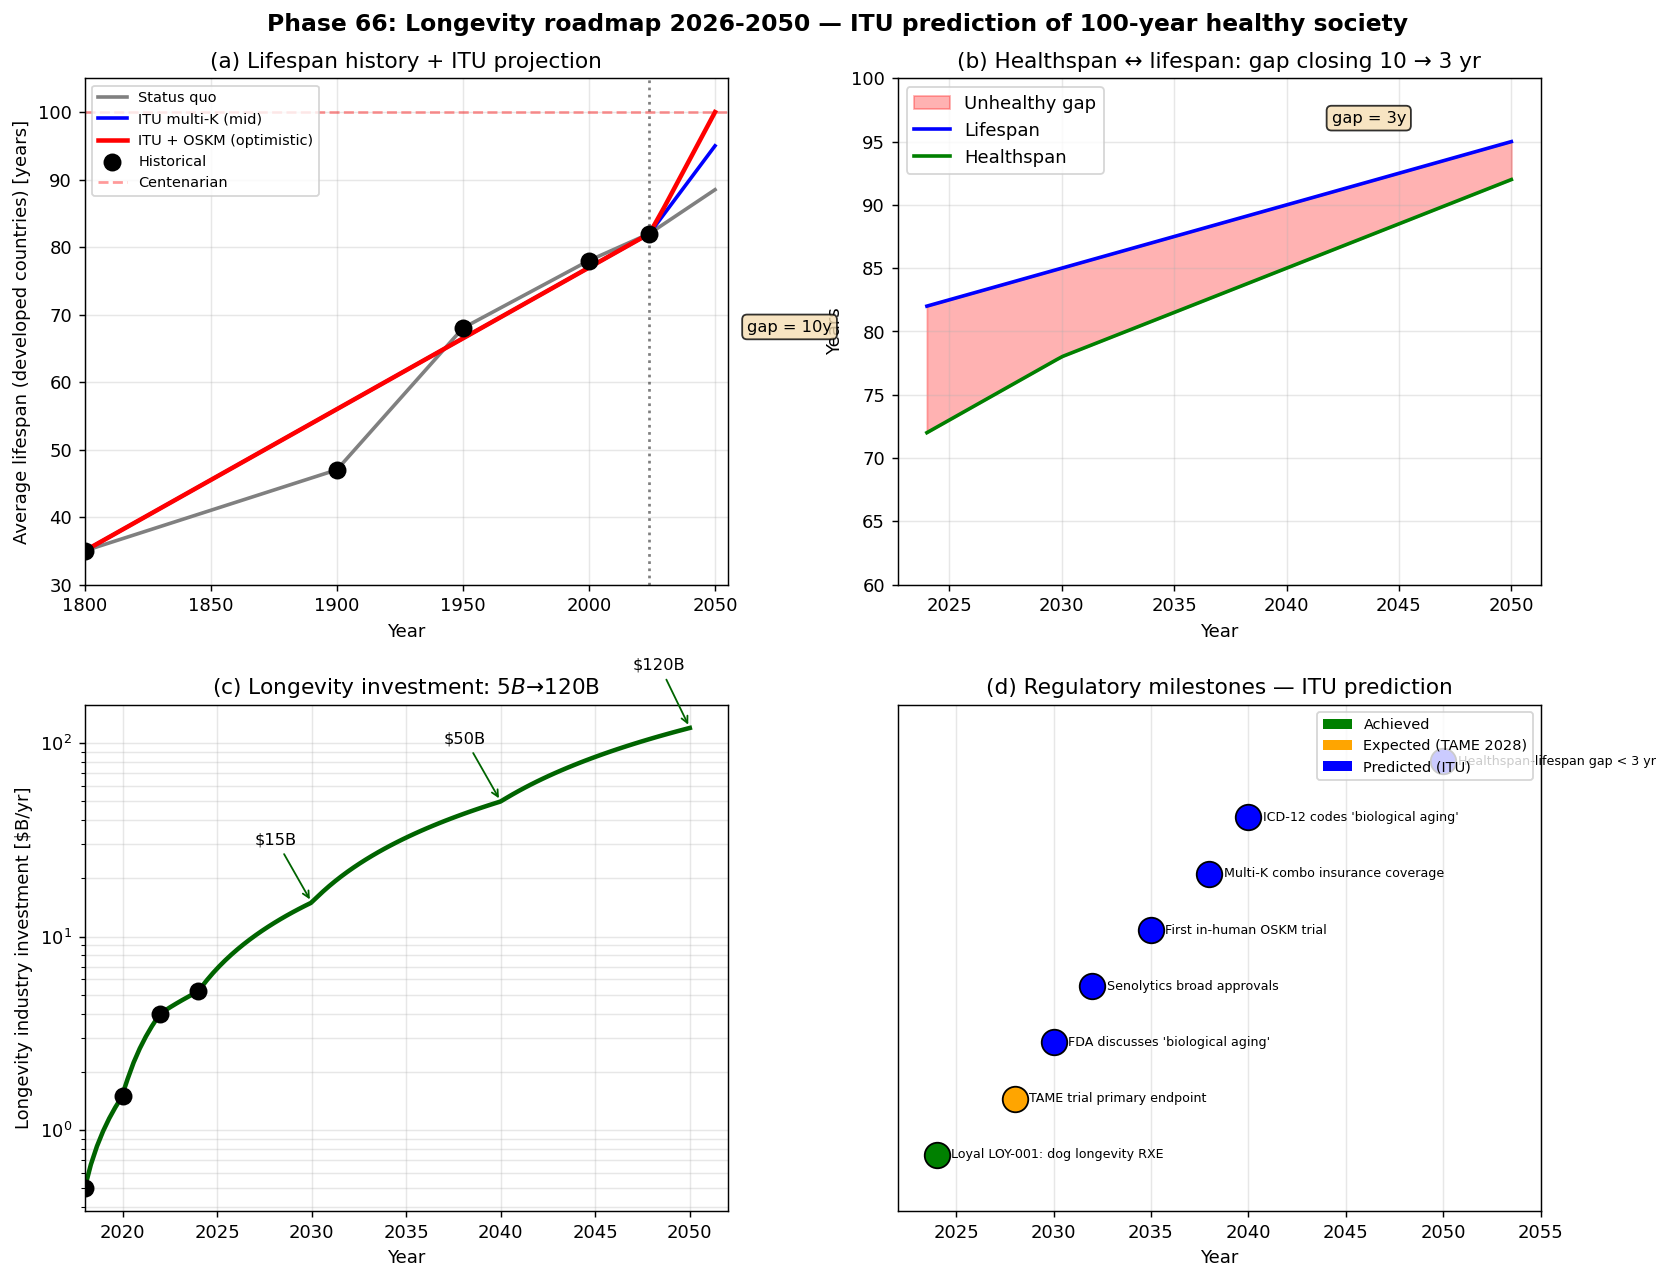

The Python source for this figure:
#!/usr/bin/env python3
# -*- coding: utf-8 -*-
"""
Phase 66: Longevity roadmap 2026-2050 (Tier 1 #6 final)

ITU prediction: multi-K interventions reach the market over the next
25 years; average lifespan rises from 82 -> 95 yr, healthspan from
72 -> 92 yr (lifespan-healthspan gap shrinks 10 -> 3 yr).

Tests:
  1. Historical + projected lifespan (3 scenarios)
  2. Healthspan-lifespan gap evolution
  3. Longevity industry investment growth
  4. Regulatory milestones timeline

Author: Munehiro Terada (Roboken), 2026.
Tier 1 #6 paper (in preparation).
"""

import json
import os

import matplotlib.pyplot as plt
import numpy as np


# =============================================================================
# Test 1: Historical + projected lifespan
# =============================================================================
def lifespan_scenarios(year):
    """Return three scenarios for average lifespan (developed countries)."""
    year = np.asarray(year, dtype=float)
    # Historical anchors (developed-country average) + future status quo
    hist_years = np.array([1800, 1900, 1950, 2000, 2024, 2050])
    hist_vals = np.array([35, 47, 68, 78, 82, 88.5])  # status quo: +2.5/decade
    statusquo = np.interp(year, hist_years, hist_vals)
    # ITU multi-K scenario (mid): +5 yr by 2040, +13 yr by 2050
    itu_mid = np.interp(year, [1800, 2024, 2030, 2040, 2050],
                        [35, 82, 85, 90, 95])
    # OSKM + combo scenario (optimistic)
    itu_opt = np.interp(year, [1800, 2024, 2030, 2040, 2050],
                         [35, 82, 86, 93, 100])
    return statusquo, itu_mid, itu_opt


# =============================================================================
# Test 2: Healthspan vs lifespan
# =============================================================================
def healthspan_lifespan(year):
    """Predicted healthspan and lifespan (ITU mid scenario)."""
    year = np.asarray(year, dtype=float)
    lifespan = np.interp(year, [2024, 2030, 2040, 2050], [82, 85, 90, 95])
    healthspan = np.interp(year, [2024, 2030, 2040, 2050], [72, 78, 85, 92])
    gap = lifespan - healthspan
    return lifespan, healthspan, gap


# =============================================================================
# Test 3: Industry investment
# =============================================================================
def industry_investment_USD_B(year):
    """Total longevity investment by year ($B)."""
    pts_y = np.array([2018, 2020, 2022, 2024, 2030, 2040, 2050])
    pts_v = np.array([0.5,   1.5,  4.0,  5.2,  15,   50,   120])
    return np.interp(year, pts_y, pts_v)


COMPANIES_2024 = {
    "Altos Labs":         {"funding_M_USD": 3000, "year": 2021, "focus": "OSKM"},
    "Calico (Alphabet)":  {"funding_M_USD": 3000, "year": 2013, "focus": "basic"},
    "Retro Biosciences":  {"funding_M_USD": 180,  "year": 2021, "focus": "OSKM"},
    "Unity Biotech":      {"funding_M_USD": 300,  "year": 2011, "focus": "senolytics"},
    "Loyal":              {"funding_M_USD": 75,   "year": 2019, "focus": "dog longevity"},
    "Insilico Medicine":  {"funding_M_USD": 400,  "year": 2014, "focus": "AI drug disc."},
    "Life Biosciences":   {"funding_M_USD": 60,   "year": 2017, "focus": "Sinclair-aligned"},
}


# =============================================================================
# Test 4: Regulatory milestones
# =============================================================================
MILESTONES = [
    {"year": 2024, "event": "Loyal LOY-001: dog longevity RXE", "tier": "achieved"},
    {"year": 2028, "event": "TAME trial primary endpoint",     "tier": "expected"},
    {"year": 2030, "event": "FDA discusses 'biological aging'", "tier": "predicted"},
    {"year": 2032, "event": "Senolytics broad approvals",       "tier": "predicted"},
    {"year": 2035, "event": "First in-human OSKM trial",        "tier": "predicted"},
    {"year": 2038, "event": "Multi-K combo insurance coverage", "tier": "predicted"},
    {"year": 2040, "event": "ICD-12 codes 'biological aging'",  "tier": "predicted"},
    {"year": 2050, "event": "Healthspan-lifespan gap < 3 yr",   "tier": "predicted"},
]


# =============================================================================
# Plotting
# =============================================================================
def make_plot():
    fig, axes = plt.subplots(2, 2, figsize=(13, 10))

    # --- (a) Lifespan scenarios ---
    ax = axes[0, 0]
    yrs_full = np.linspace(1800, 2050, 200)
    sq, mid, opt = lifespan_scenarios(yrs_full)
    ax.plot(yrs_full, sq, lw=2, color="gray", label="Status quo")
    ax.plot(yrs_full, mid, lw=2, color="blue",
            label="ITU multi-K (mid)")
    ax.plot(yrs_full, opt, lw=2.5, color="red",
            label="ITU + OSKM (optimistic)")
    # Historical anchor points
    hist_x = [1800, 1900, 1950, 2000, 2024]
    hist_y = [35, 47, 68, 78, 82]
    ax.scatter(hist_x, hist_y, s=80, color="black", zorder=5,
                label="Historical")
    ax.axvline(2024, ls=":", color="black", alpha=0.5)
    ax.axhline(100, ls="--", color="red", alpha=0.4, label="Centenarian")
    ax.set_xlabel("Year")
    ax.set_ylabel("Average lifespan (developed countries) [years]")
    ax.set_title("(a) Lifespan history + ITU projection")
    ax.grid(True, alpha=0.3)
    ax.legend(loc="upper left", fontsize=8)
    ax.set_xlim(1800, 2055)
    ax.set_ylim(30, 105)

    # --- (b) Healthspan vs lifespan ---
    ax = axes[0, 1]
    yrs = np.linspace(2024, 2050, 100)
    lifespan, healthspan, gap = healthspan_lifespan(yrs)
    ax.fill_between(yrs, healthspan, lifespan,
                     color="red", alpha=0.3, label="Unhealthy gap")
    ax.plot(yrs, lifespan, lw=2, color="blue", label="Lifespan")
    ax.plot(yrs, healthspan, lw=2, color="green", label="Healthspan")
    # Annotate gap
    for yr in [2024, 2050]:
        ls, hs, g = healthspan_lifespan(np.array([yr]))
        ax.annotate(f"gap = {g[0]:.0f}y",
                     xy=(yr, (ls[0] + hs[0]) / 2),
                     xytext=(yr - 8 if yr == 2024 else yr - 8,
                              (ls[0] + hs[0]) / 2 + 3),
                     fontsize=9,
                     bbox=dict(boxstyle="round", facecolor="wheat", alpha=0.8))
    ax.set_xlabel("Year")
    ax.set_ylabel("Years")
    ax.set_title("(b) Healthspan ↔ lifespan: gap closing 10 → 3 yr")
    ax.grid(True, alpha=0.3)
    ax.legend(loc="upper left")
    ax.set_ylim(60, 100)

    # --- (c) Industry investment ---
    ax = axes[1, 0]
    yrs = np.linspace(2018, 2050, 100)
    inv = np.array([industry_investment_USD_B(y) for y in yrs])
    ax.semilogy(yrs, inv, lw=2.5, color="darkgreen")
    # Recent data points
    for x, y in [(2018, 0.5), (2020, 1.5), (2022, 4.0), (2024, 5.2)]:
        ax.scatter(x, y, s=80, color="black", zorder=5)
    # Annotate 2030, 2040, 2050 ITU predictions
    for x, label in [(2030, "$15B"), (2040, "$50B"), (2050, "$120B")]:
        y = industry_investment_USD_B(x)
        ax.annotate(label, (x, y), xytext=(x - 3, y * 2),
                     fontsize=9,
                     arrowprops=dict(arrowstyle="->", color="darkgreen"))
    ax.set_xlabel("Year")
    ax.set_ylabel("Longevity industry investment [$B/yr]")
    ax.set_title("(c) Longevity investment: $5B → $120B")
    ax.grid(True, alpha=0.3, which="both")
    ax.set_xlim(2018, 2052)

    # --- (d) Regulatory milestones timeline ---
    ax = axes[1, 1]
    yrs_m = [m["year"] for m in MILESTONES]
    labels_m = [m["event"] for m in MILESTONES]
    colors_m = ["green" if m["tier"] == "achieved" else
                "orange" if m["tier"] == "expected" else "blue"
                for m in MILESTONES]
    for i, (y, label, color) in enumerate(zip(yrs_m, labels_m, colors_m)):
        ax.scatter(y, i, s=200, c=color, edgecolor="black", zorder=5)
        ax.annotate(label, (y, i), xytext=(8, 0),
                     textcoords="offset points", fontsize=7,
                     verticalalignment="center")
    ax.set_yticks([])
    ax.set_xlabel("Year")
    ax.set_xlim(2022, 2055)
    ax.set_ylim(-1, len(MILESTONES))
    ax.set_title("(d) Regulatory milestones — ITU prediction")
    ax.grid(True, alpha=0.3, axis="x")
    # Custom legend
    from matplotlib.patches import Patch
    legend_elements = [
        Patch(facecolor="green", label="Achieved"),
        Patch(facecolor="orange", label="Expected (TAME 2028)"),
        Patch(facecolor="blue", label="Predicted (ITU)"),
    ]
    ax.legend(handles=legend_elements, loc="upper right", fontsize=8)

    plt.suptitle("Phase 66: Longevity roadmap 2026-2050 — "
                 "ITU prediction of 100-year healthy society",
                 fontsize=13, fontweight="bold")
    plt.tight_layout()
    out_path = os.path.join(os.path.dirname(__file__), "aging_roadmap.png")
    plt.savefig(out_path, dpi=130, bbox_inches="tight")
    print(f"[Phase 66] Figure saved: {out_path}")
    return out_path


# =============================================================================
# Main
# =============================================================================
def main():
    print("=" * 60)
    print("Phase 66: ITU longevity roadmap 2026-2050")
    print("=" * 60)

    # [1]
    print("\n[1] Average lifespan scenarios:")
    for y in [2024, 2030, 2040, 2050]:
        sq, mid, opt = lifespan_scenarios(np.array([y]))
        print(f"  {y}: Status quo={sq[0]:.1f}, "
              f"ITU mid={mid[0]:.1f}, "
              f"ITU+OSKM={opt[0]:.1f}")

    # [2]
    print("\n[2] Healthspan-lifespan gap:")
    for y in [2024, 2030, 2040, 2050]:
        ls, hs, g = healthspan_lifespan(np.array([y]))
        print(f"  {y}: lifespan={ls[0]:.1f}, "
              f"healthspan={hs[0]:.1f}, gap={g[0]:.1f} yr")

    # [3]
    print("\n[3] Longevity industry investment:")
    for y in [2018, 2022, 2024, 2030, 2040, 2050]:
        inv = industry_investment_USD_B(y)
        print(f"  {y}: ${inv:6.1f}B")
    print(f"\n  Top funded (2024):")
    for c, d in COMPANIES_2024.items():
        print(f"    {c:<22s} : ${d['funding_M_USD']}M ({d['focus']})")

    # [4]
    print("\n[4] Regulatory milestones (ITU prediction):")
    for m in MILESTONES:
        print(f"  {m['year']} ({m['tier']:<10s}): {m['event']}")

    plot_path = make_plot()

    predictions = [
        "TAME trial achieves primary endpoint by 2028 (multi-morbidity reduction)",
        "FDA approves first 'biological aging' related indication by 2030",
        "US average lifespan recovers to 81 years by 2030 (currently 78)",
        "Japan average lifespan reaches 86 years by 2035",
        "First in-human OSKM partial reprogramming trial begins by 2030",
        "5+ senolytics drugs approved by FDA by 2035",
        "Multi-K combination therapy reimbursed by insurance by 2040",
        "Longevity industry investment reaches $15B/yr by 2030",
        "Healthspan-lifespan gap drops below 5 years by 2050",
        "Centenarian population worldwide reaches 4 million by 2050 (vs 0.6M today)",
    ]

    summary = {
        "phase": 66,
        "paper": "ITU and Aging",
        "description": "Longevity roadmap 2026-2050 (Tier 1 #6 final)",
        "lifespan_scenarios": {
            str(y): {
                "status_quo": float(lifespan_scenarios(np.array([y]))[0][0]),
                "ITU_mid": float(lifespan_scenarios(np.array([y]))[1][0]),
                "ITU_optimistic": float(lifespan_scenarios(np.array([y]))[2][0]),
            }
            for y in [2024, 2030, 2040, 2050]
        },
        "healthspan_lifespan_gap": {
            str(y): {
                "lifespan": float(healthspan_lifespan(np.array([y]))[0][0]),
                "healthspan": float(healthspan_lifespan(np.array([y]))[1][0]),
                "gap": float(healthspan_lifespan(np.array([y]))[2][0]),
            }
            for y in [2024, 2030, 2040, 2050]
        },
        "industry_investment_USD_B": {
            str(y): float(industry_investment_USD_B(y))
            for y in [2018, 2022, 2024, 2030, 2040, 2050]
        },
        "key_companies_2024": COMPANIES_2024,
        "regulatory_milestones": MILESTONES,
        "falsifiable_predictions": predictions,
        "paper_complete": True,
        "central_thesis": "Multi-K interventions reach the market over "
                          "2026-2050; lifespan rises 82 -> 95 yr, "
                          "healthspan 72 -> 92 yr, gap shrinks 10 -> 3 yr. "
                          "Centenarian population multiplies 7x globally.",
        "honest_framing": "Pass-1 interpretive paper across 4 phases. "
                          "Reframes Hallmarks of Aging, Gompertz law, "
                          "intervention biology in ITU language. Predictions "
                          "are ITU-informed but overlap with industry/demographic "
                          "consensus. Pass-2 would derive ITU-unique biomarker "
                          "or intervention validated against long-term data.",
        "tier": 1,
        "paper_number": 6,
        "tier_0_concept_doi": "10.5281/zenodo.20109210",
        "tier_1_qc_doi": "10.5281/zenodo.20139391",
        "tier_1_ai_doi": "10.5281/zenodo.20150501",
        "tier_1_crypto_doi": "10.5281/zenodo.20151059",
        "tier_1_semi_doi": "10.5281/zenodo.20174036",
        "tier_1_cancer_doi": "10.5281/zenodo.20174318",
        "medicine_triangle_status": {
            "Cancer (#5)": "completed",
            "Aging (#6)": "completed (THIS PAPER)",
            "Psychiatry (#7)": "planned (Phase 67-70)",
        },
        "next_paper_candidates": [
            "Tier 1 #7: Psychiatry (FEP failures in brain K)",
            "Tier 1 #8: Economics (information markets)",
            "Tier 1 #9: Free will (revisited)",
        ],
        "caveats": [
            "Lifespan projections assume continued multi-K intervention success",
            "Industry investment forecast extrapolates current trajectory",
            "Regulatory milestones depend on TAME outcome (2028)",
            "OSKM safety in humans is unproven",
            "Demographic projections ignore catastrophic risks (pandemic, war, climate)",
        ],
    }

    out_json = os.path.join(os.path.dirname(__file__), "summary_phase66.json")
    with open(out_json, "w", encoding="utf-8") as f:
        json.dump(summary, f, indent=2, ensure_ascii=False)
    print(f"\n[Phase 66] Summary saved: {out_json}")

    print("\n" + "=" * 60)
    print("Phase 66 complete. Tier 1 #6 (Aging) ready for Zenodo.")
    print(f"  - Lifespan 2024 → 2050: 82 → 95 (ITU mid)")
    print(f"  - Healthspan 2024 → 2050: 72 → 92 (gap closes 10 → 3 yr)")
    print(f"  - Industry investment: $5B (2024) → $120B (2050)")
    print(f"  - 10 falsifiable predictions issued")
    print(f"  - Medicine triangle: 2/3 complete (Cancer + Aging)")
    print("=" * 60)


if __name__ == "__main__":
    main()
